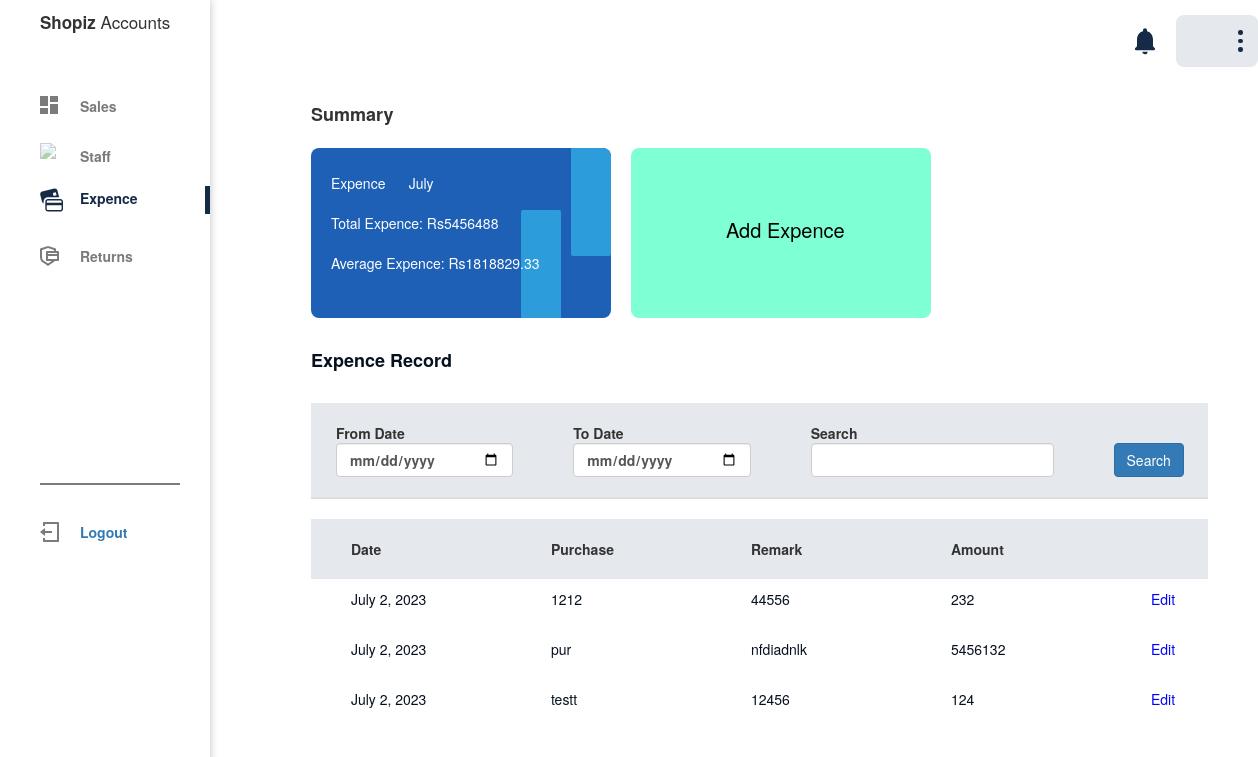
The app's page /expences (signed in), older data.
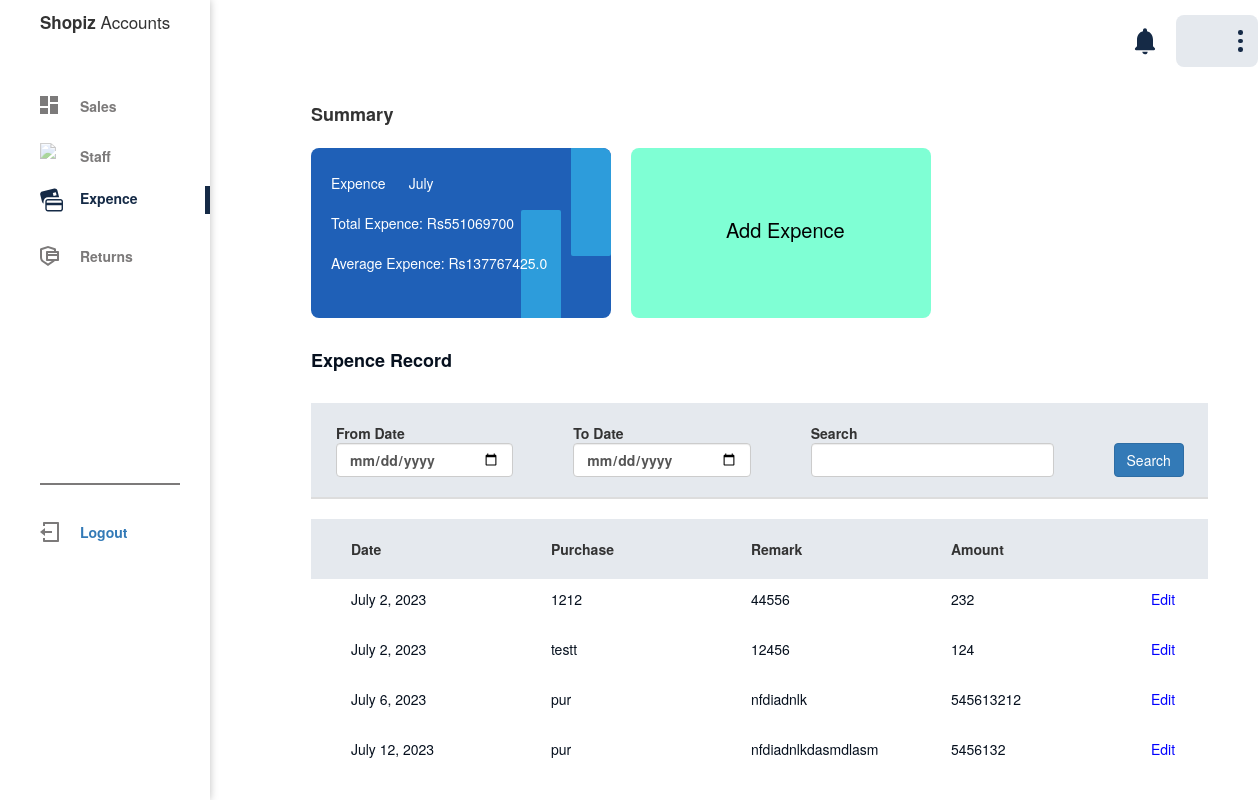
The same page, newer data.
### user_app/models.py (models this page shows)
class Expences(models.Model):
    Purchase = models.CharField(max_length=100)
    Remark = models.CharField(max_length=250)
    Amount = models.CharField(max_length=10)
    Date = models.DateField(auto_now_add=True)
    class Meta:
        db_table = 'expenses'

### user_app/views.py (the view, shortened to what this page needs)
# urls.py: path('expences', views.expences, name='expences'),
@login_required()
def expences(request):
    fromDate = request.GET.get('fromDate')
    toDate = request.GET.get('toDate')
    search = request.GET.get('search')
    current_month = datetime.now().month
    data = models.Expences.objects.filter(Date__month=current_month)
    current_month = datetime.now().strftime('%B')
    if fromDate and toDate:
        data = data.filter(Q(Date__gte=fromDate) & Q(Date__lte=toDate))
        current_month = f'{fromDate} - {toDate}'
    elif fromDate:
        data = data.filter(Date__gte=fromDate)
        current_month = f'{fromDate} - '
    elif toDate:
        data = data.filter(Date__lte=toDate)
        current_month = f' - {toDate}'
    if search:
        data = data.filter(Q(Purchase__icontains=search))
    data = data.order_by('Date')
    sum_amount = data.aggregate(sum_amount=Sum('Amount'))['sum_amount']
    avg_amount = data.aggregate(avg_amount=Avg('Amount'))['avg_amount']
    sum_amount = sum_amount if sum_amount else 0
    avg_amount = round(avg_amount, 2) if avg_amount else 0
    return render(request, 'admin/expences.html', {'data': data, 'current_month': current_month, 'sum': sum_amount, 'avg': avg_amount})

### template/admin/expences.html (shortened to what the changed rows need)
{% extends 'admin/admin_home.html' %}
{% load static %}
{% block content %}
<head>
    <link rel="stylesheet" href="//netdna.bootstrapcdn.com/bootstrap/3.1.1/css/bootstrap.min.css">
    <link rel="stylesheet" href="{% static 'css/expences.css' %}">
</head>
<div class="content" style="padding: 0 50px 0 0;">
    <div class="cards-con">
        <div class="cards">
            <div class="card card-1">
                <div class="content">
                    <div class="name">Expence &nbsp;&nbsp;&nbsp;&nbsp; {{current_month}}</div>
                    <div class="name">Total Expence: Rs{{sum}}</div>
                    <div class="name">Average Expence: Rs{{avg}}</div>
                </div>
            </div>
        </div>
    </div>
    <div class="table-con" style="overflow: hidden;">
        <div class="heading">
            <div class="row">
                <form action="" method="get">
                    <table class="table">
                        <thead>
                            <form action="">
                                <tr class="filters">
                                    <th>From Date
                                        <input id="assigned-user-filter" name="fromDate" value="" type='date' class="form-control">
                                    </th>
                                    <th>To Date
                                        <input id="assigned-user-filter" type='date' name="toDate" value="" class="form-control">
                                    </th>
                                    <th>Search
                                        <input id="assigned-user-filter" type='text' name="search" value=""  class="form-control">
                                    </th>
                                    <th>
                                        <input type="submit" class="btn btn-primary" value="Search">
                                    </th>
                                </tr>
                            </form>
                        </thead>
                    </table>
                </form>
            </div>
        </div>
        <table>
            <thead>
                <tr>
                    <th style="max-width: 250px; min-width: 200px;">Date</th>
                    <th style="max-width: 250px; min-width: 200px;">Purchase</th>
                    <th style="max-width: 250px; min-width: 200px;">Remark</th>
                    <th style="max-width: 250px; min-width: 200px;">Amount</th>
                    <th style="max-width: 250px; min-width: 200px;"></th>
                </tr>
            </thead>
            <tbody>
                {% if data|length == 0 %}
                <tr>
                    <td colspan="5" align="center">No Record Found</td>
                </tr>
                {% else %}
                {% for data in data %}
                <tr class="row">
                    <td class="date" style="max-width: 250px; min-width: 200px;">
                        <p>{{data.Date}}</p>
                    </td>
                    <td class="name" style="max-width: 250px; min-width: 200px;">
                        <p>{{data.Purchase}}</p>
                    </td>
                    <td class="name" style="max-width: 250px; min-width: 200px;">
                        <p>{{data.Remark}}</p>
                    </td>
                    <td class="name" style="max-width: 250px; min-width: 200px;">
                        <p>{{data.Amount}}</p>
                    </td>
                    <td class="name" style="max-width: 250px; min-width: 200px;">
                        <p><a onclick="itemCliked({{forloop.counter}})"> Edit </a></p>
                    </td>
                </tr>
                {% endfor %}
                {% endif %}
            </tbody>
        </table>
    </div>
    {% for data in data %}
        <head>
            <link rel="stylesheet" href="https://maxcdn.bootstrapcdn.com/bootstrap/3.3.6/css/bootstrap.min.css" />
        </head>
            <body>
    {% endfor %}
        <head>
            <head>
                <link rel="stylesheet" href="https://maxcdn.bootstrapcdn.com/bootstrap/3.3.6/css/bootstrap.min.css" />
            </head>
        </head>
            <body>
            </body>
            </html>
{% endblock %}

Row changes from the older to the newer data that the page shows:
shown differently, row unchanged: Expences "testt": moves up the list
added Expences: Date "July 6, 2023", Purchase "pur", Remark "nfdiadnlk", Amount "545613212"
changed Expences: Date "July 2, 2023" → "July 12, 2023"; Remark "nfdiadnlk" → "nfdiadnlkdasmdlasm"
Text that changed along with them:
{{ sum }}: "5456488" → "551069700"
{{ avg }}: "1818829.33" → "137767425.0"
